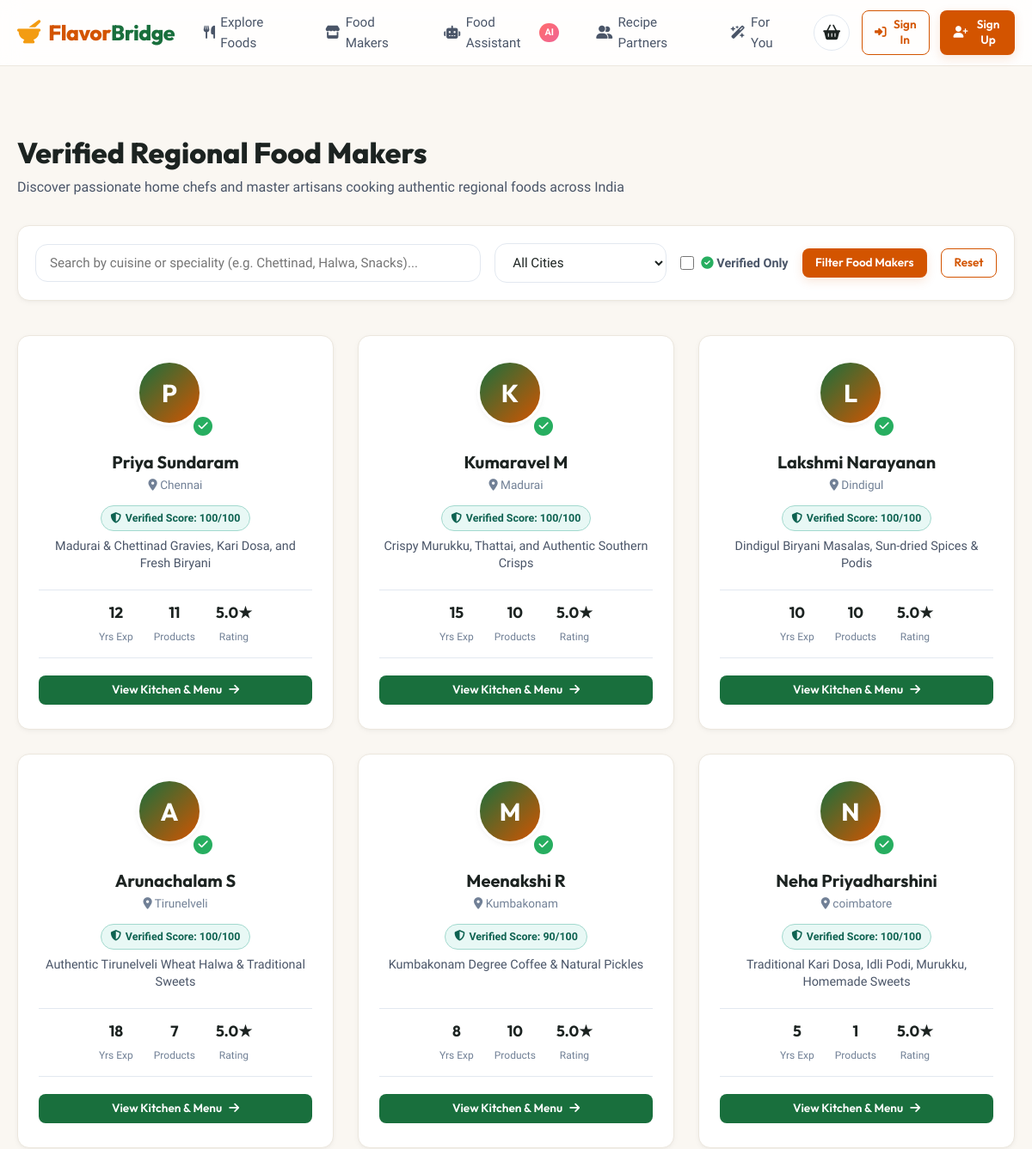
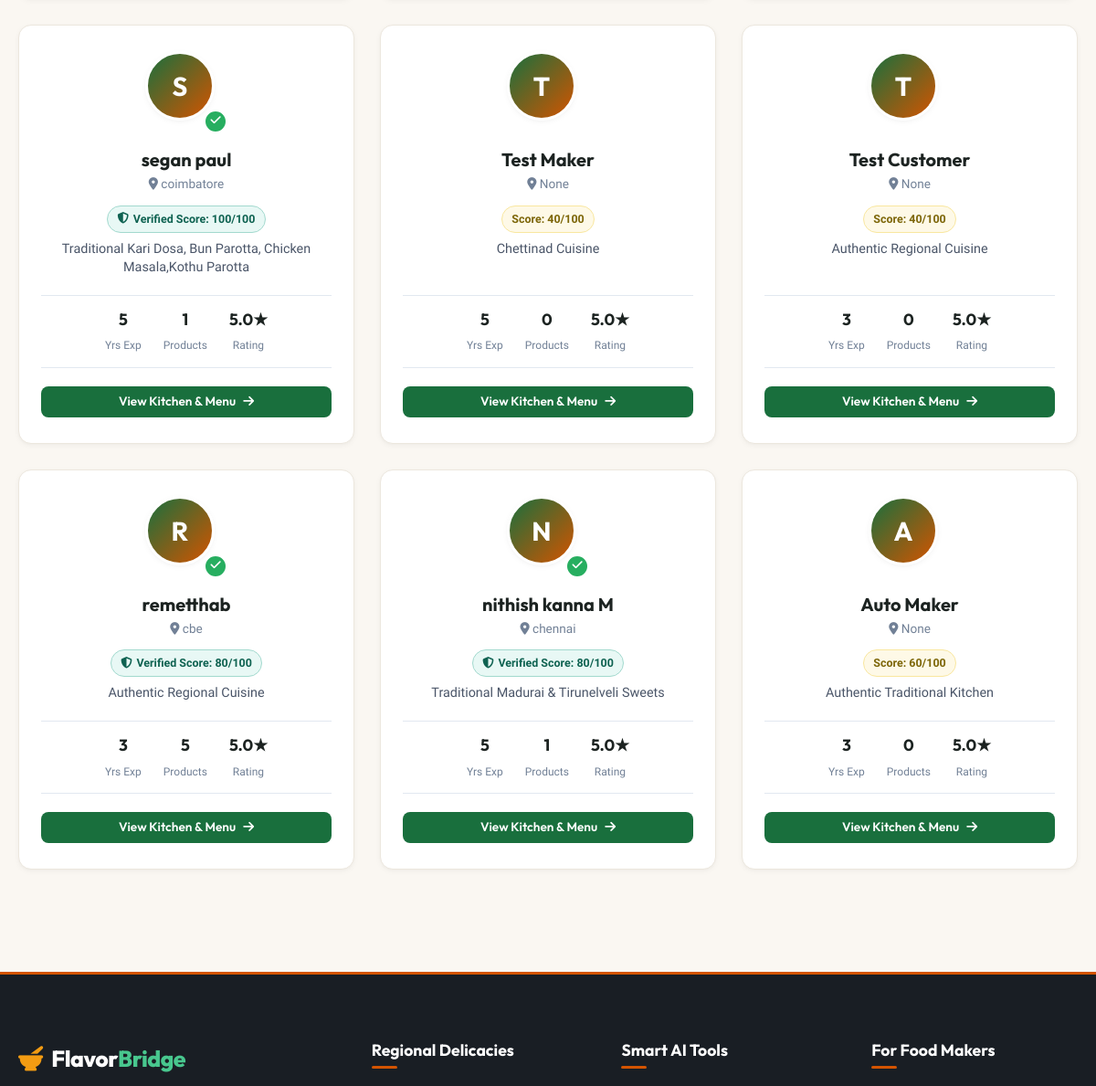
Before: /food-makers (upper part) with the older database file (2 pictures, top to bottom).
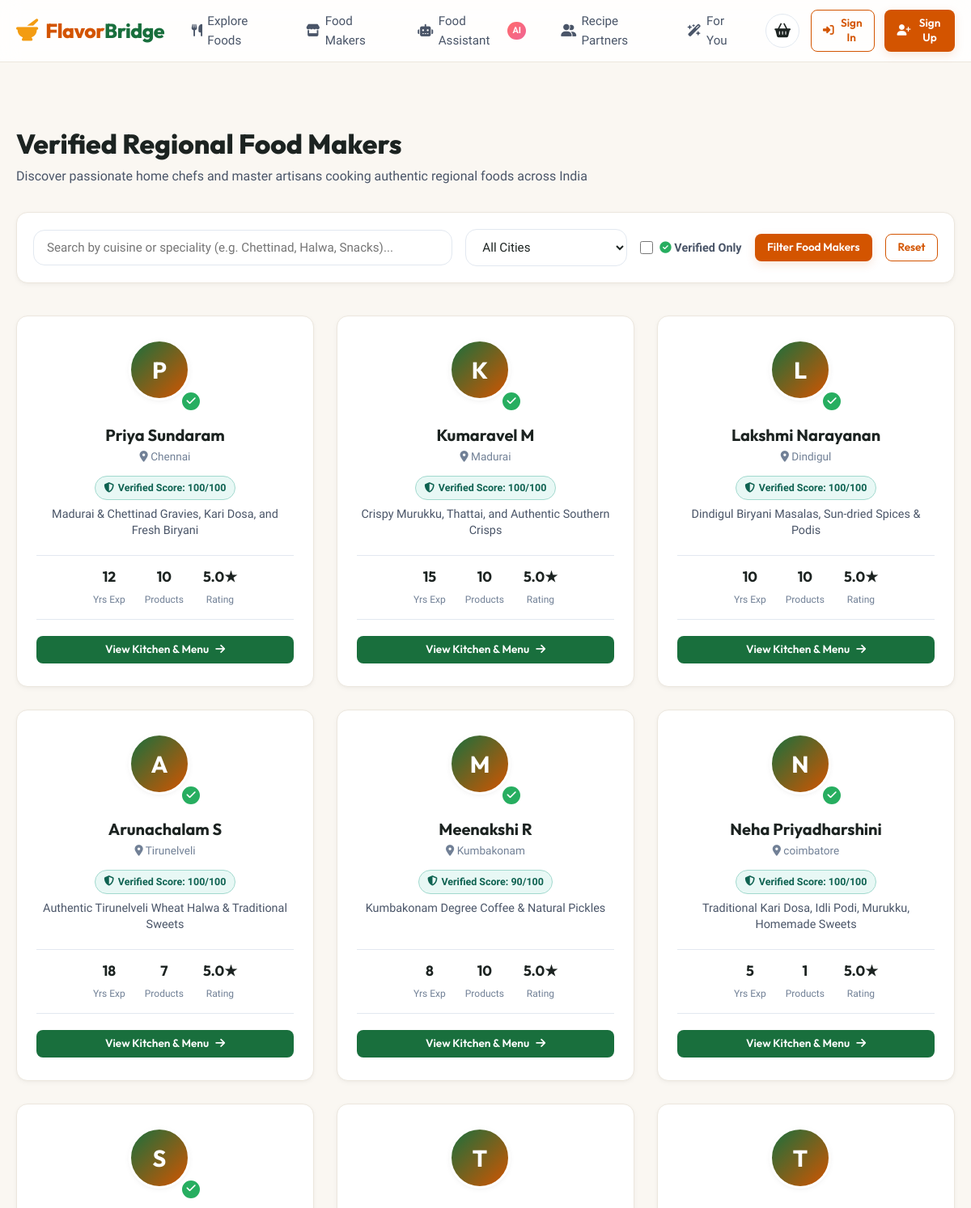
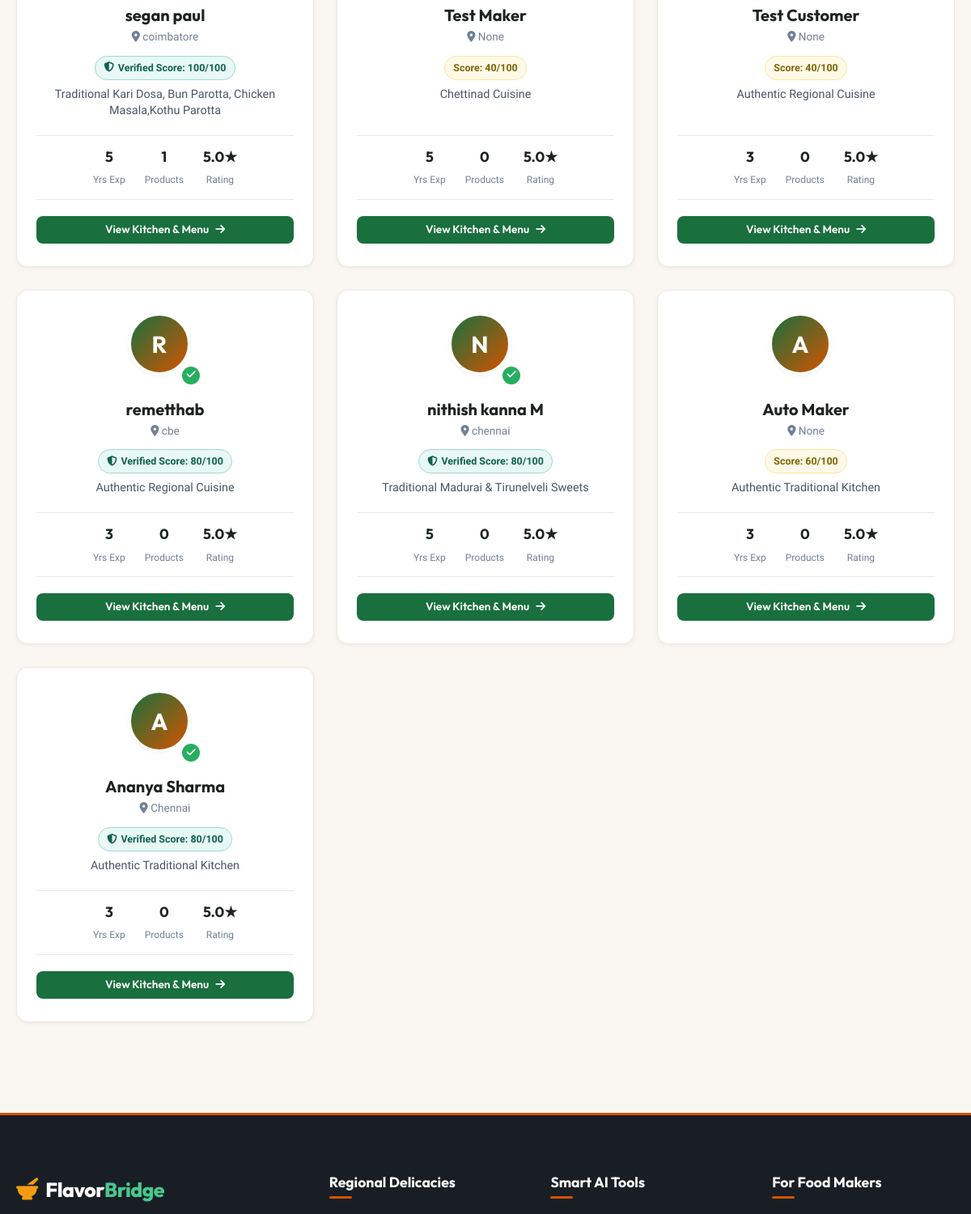
After: the same page with the newer database file (2 pictures, top to bottom).
### backend/models.py (models this page shows, shortened)
class FoodMaker(db.Model):
    __tablename__ = 'food_makers'
    id = db.Column(db.Integer, primary_key=True)
    user_id = db.Column(db.Integer, db.ForeignKey('users.id', ondelete='CASCADE'), nullable=False, unique=True)
    speciality = db.Column(db.String(200), nullable=True)
    years_experience = db.Column(db.Integer, default=0)
    cuisines = db.Column(db.String(255), nullable=True)  # e.g., 'Chettinad, Madurai, South Indian'
    description = db.Column(db.Text, nullable=True)
    verification_status = db.Column(db.String(30), default='Verification Pending')  # 'Verification Pending' or 'Verified'
    verification_score = db.Column(db.Integer, default=0)  # 0 to 100
    is_verified = db.Column(db.Boolean, default=False)
    profile_image = db.Column(db.String(255), nullable=True)
    products = db.relationship('Product', backref='food_maker', lazy=True, cascade='all, delete-orphan')
    order_items = db.relationship('OrderItem', backref='food_maker', lazy=True)
    reviews = db.relationship('Review', backref='food_maker', lazy=True)
    daily_verifications = db.relationship('DailyVerification', backref='food_maker', lazy=True, cascade='all, delete-orphan', order_by='desc(DailyVerification.created_at)')
    @property
    def average_rating(self):
        all_reviews = self.reviews
        if not all_reviews:
            prod_reviews = [r for p in self.products for r in p.reviews]
            if prod_reviews:
                return round(sum(r.rating for r in prod_reviews) / len(prod_reviews), 1)
            return 5.0
        return round(sum(r.rating for r in all_reviews) / len(all_reviews), 1)

class User(db.Model):
    __tablename__ = 'users'
    id = db.Column(db.Integer, primary_key=True)
    name = db.Column(db.String(100), nullable=False)
    email = db.Column(db.String(120), unique=True, nullable=False, index=True)
    password_hash = db.Column(db.String(255), nullable=False)
    role = db.Column(db.String(20), nullable=False, default='customer')  # 'customer' or 'food_maker'
    phone = db.Column(db.String(20), nullable=True)
    city = db.Column(db.String(100), nullable=True)
    address = db.Column(db.Text, nullable=True)
    created_at = db.Column(db.DateTime, default=datetime.utcnow)
    food_maker_profile = db.relationship('FoodMaker', backref='user', uselist=False, cascade='all, delete-orphan')
    cart = db.relationship('Cart', backref='customer', uselist=False, cascade='all, delete-orphan')
    orders = db.relationship('Order', backref='customer', lazy=True)
    reviews = db.relationship('Review', backref='customer', lazy=True)
    interactions = db.relationship('Interaction', backref='customer', lazy=True)

class Review(db.Model):
    __tablename__ = 'reviews'
    id = db.Column(db.Integer, primary_key=True)
    customer_id = db.Column(db.Integer, db.ForeignKey('users.id'), nullable=False)
    product_id = db.Column(db.Integer, db.ForeignKey('products.id', ondelete='CASCADE'), nullable=True)
    food_maker_id = db.Column(db.Integer, db.ForeignKey('food_makers.id', ondelete='CASCADE'), nullable=False)
    rating = db.Column(db.Integer, nullable=False)  # 1 to 5
    comment = db.Column(db.Text, nullable=True)
    created_at = db.Column(db.DateTime, default=datetime.utcnow)

### backend/routes/food_maker_routes.py (the view)
@food_maker_bp.route('/food-makers')
def food_makers_list():
    city_filter = request.args.get('city', '').strip()
    cuisine_filter = request.args.get('cuisine', '').strip()
    verified_only = request.args.get('verified') in ['1', 'true', 'True']
    query = FoodMaker.query
    if verified_only:
        query = query.filter(FoodMaker.is_verified == True)
    makers = query.all()
    if city_filter:
        makers = [m for m in makers if m.user and city_filter.lower() in (m.user.city or '').lower()]
    if cuisine_filter:
        makers = [m for m in makers if cuisine_filter.lower() in (m.cuisines or '').lower() or cuisine_filter.lower() in (m.speciality or '').lower()]
    all_cities = sorted(list(set(m.user.city for m in FoodMaker.query.all() if m.user and m.user.city)))
    return render_template(
        'food_makers.html',
        makers=makers,
        cities=all_cities,
        selected_city=city_filter,
        selected_cuisine=cuisine_filter,
        verified_only=verified_only
    )

### frontend/templates/food_makers.html (shortened to what this page needs)
{% extends "base.html" %}
{% block content %}
<div class="container" style="padding: 3rem 1.25rem;">
  <div class="section-header" style="margin-bottom: 2rem;">
    <div>
      <h1 class="section-title">Verified Regional Food Makers</h1>
      <p class="section-subtitle">Discover passionate home chefs and master artisans cooking authentic regional foods across India</p>
    </div>
  </div>
  <form method="GET" action="{{ url_for('food_maker.food_makers_list') }}" style="background: #FFFFFF; padding: 1.25rem; border-radius: 14px; border: var(--border-light); margin-bottom: 2.5rem; display: flex; gap: 1rem; flex-wrap: wrap; align-items: center; box-shadow: var(--shadow-sm);">
    <div style="flex: 1; min-width: 200px;">
      <input type="text" name="cuisine" class="form-control" placeholder="Search by cuisine or speciality (e.g. Chettinad, Halwa, Snacks)..." value="{{ selected_cuisine or '' }}">
    </div>
    <div style="width: 200px;">
      <select name="city" class="form-control">
        <option value="">All Cities</option>
      </select>
    </div>
    <div style="display: flex; align-items: center; gap: 0.5rem;">
      <label class="filter-checkbox-label" style="font-weight: 600;">
        <input type="checkbox" name="verified" value="1" {{ 'checked' if verified_only else '' }}>
        <span><i class="fa-solid fa-circle-check" style="color: #27AE60;"></i> Verified Only</span>
      </label>
    </div>
    <button type="submit" class="btn btn-primary btn-sm">Filter Food Makers</button>
    <a href="{{ url_for('food_maker.food_makers_list') }}" class="btn btn-outline btn-sm">Reset</a>
  </form>
  {% if makers %}
    <div class="makers-grid">
      {% for maker in makers %}
        <div class="maker-card">
          <div class="maker-avatar-wrap">
            <div class="maker-avatar-placeholder" style="background: linear-gradient(135deg, var(--secondary), #D35400); color: #FFFFFF; width: 76px; height: 76px; border-radius: 50%; display: flex; align-items: center; justify-content: center; font-size: 1.8rem; font-weight: 700; border: 3px solid #FFFFFF; box-shadow: var(--shadow-sm);">
              {{ maker.user.name[:1] | upper }}
            </div>
            {% if maker.is_verified %}
              <div class="maker-verified-badge-float" title="Verified Food Maker"><i class="fa-solid fa-check"></i></div>
            {% endif %}
          </div>
          <h3 class="maker-card-title">{{ maker.user.name }}</h3>
          <div class="maker-city-tag"><i class="fa-solid fa-location-dot"></i> {{ maker.user.city }}</div>
          <div style="margin-bottom: 0.5rem;">
            {% if maker.is_verified %}
              <span class="badge badge-verified"><i class="fa-solid fa-shield-halved"></i> Verified Score: {{ maker.verification_score }}/100</span>
            {% else %}
              <span class="badge badge-pending">Score: {{ maker.verification_score }}/100</span>
            {% endif %}
          </div>
          <p class="maker-speciality-text">{{ maker.speciality }}</p>
          <div class="maker-stats-row">
            <div class="maker-stat-col">
              <span class="number">{{ maker.years_experience }}</span>
              <span class="label">Yrs Exp</span>
            </div>
            <div class="maker-stat-col">
              <span class="number">{{ maker.products|length }}</span>
              <span class="label">Products</span>
            </div>
            <div class="maker-stat-col">
              <span class="number">{{ maker.average_rating }}★</span>
              <span class="label">Rating</span>
            </div>
          </div>
          <a href="{{ url_for('food_maker.food_maker_profile', maker_id=maker.id) }}" class="btn btn-secondary btn-sm btn-block">
            View Kitchen & Menu <i class="fa-solid fa-arrow-right"></i>
          </a>
        </div>
      {% endfor %}
    </div>
  {% else %}
    <div style="background: #FFFFFF; border-radius: 14px; padding: 3rem; text-align: center; border: var(--border-light);">
      <p style="color: var(--gray-medium);">No food makers found matching those filters.</p>
    </div>
  {% endif %}
</div>
{% endblock %}

Changed rows visible on the page:
computed for FoodMaker "Madurai & Chettinad Gravies, Kari Dosa, and Fresh Biryani": products|length "11" → "10"
computed for FoodMaker "remetthab": products|length "5" → "0"
computed for FoodMaker "Traditional Madurai & Tirunelveli Sweets": products|length "1" → "0"
added FoodMaker: user "A", is_verified True (drawn), user.name "Ananya Sharma", user.city "Chennai", verification_score "80", speciality "Authentic Traditional Kitchen", years_experience "3", products|length "0", average_rating "5.0"
